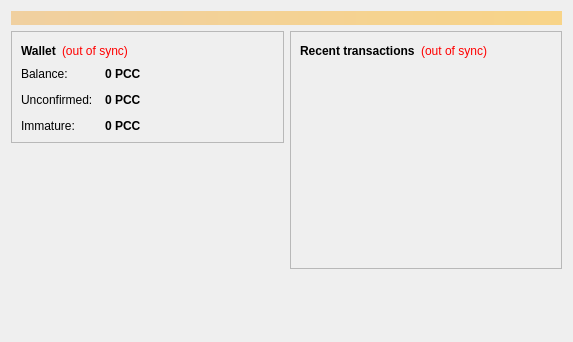
<?xml version="1.0" encoding="UTF-8"?>
<ui version="4.0">
 <class>OverviewPage</class>
 <widget class="QWidget" name="OverviewPage">
  <property name="geometry">
   <rect>
    <x>0</x>
    <y>0</y>
    <width>573</width>
    <height>342</height>
   </rect>
  </property>
  <property name="windowTitle">
   <string>Form</string>
  </property>
  <layout class="QVBoxLayout" name="topLayout">
   <item>
    <widget class="QLabel" name="labelAlerts">
     <property name="visible">
      <bool>false</bool>
     </property>
     <property name="styleSheet">
      <string notr="true">background-color: qlineargradient(x1: 0, y1: 0, x2: 1, y2: 0, stop:0 #F0D0A0, stop:1 #F8D488); color:#000000;</string>
     </property>
     <property name="wordWrap">
      <bool>true</bool>
     </property>
     <property name="margin">
      <number>3</number>
     </property>
    </widget>
   </item>
   <item>
    <layout class="QHBoxLayout" name="horizontalLayout" stretch="1,1">
     <item>
      <layout class="QVBoxLayout" name="verticalLayout_2">
       <item>
        <widget class="QFrame" name="frame">
         <property name="frameShape">
          <enum>QFrame::StyledPanel</enum>
         </property>
         <property name="frameShadow">
          <enum>QFrame::Raised</enum>
         </property>
         <layout class="QVBoxLayout" name="verticalLayout_4">
          <item>
           <layout class="QHBoxLayout" name="horizontalLayout_4">
            <item>
             <widget class="QLabel" name="label_5">
              <property name="font">
               <font>
                <weight>75</weight>
                <bold>true</bold>
               </font>
              </property>
              <property name="text">
               <string>Wallet</string>
              </property>
             </widget>
            </item>
            <item>
             <widget class="QLabel" name="labelWalletStatus">
              <property name="toolTip">
               <string>The displayed information may be out of date. Your wallet automatically synchronizes with the Peacecoin network after a connection is established, but this process has not completed yet.</string>
              </property>
              <property name="styleSheet">
               <string notr="true">QLabel { color: red; }</string>
              </property>
              <property name="text">
               <string notr="true">(out of sync)</string>
              </property>
              <property name="alignment">
               <set>Qt::AlignLeading|Qt::AlignLeft|Qt::AlignVCenter</set>
              </property>
             </widget>
            </item>
            <item>
             <spacer name="horizontalSpacer_2">
              <property name="orientation">
               <enum>Qt::Horizontal</enum>
              </property>
              <property name="sizeHint" stdset="0">
               <size>
                <width>40</width>
                <height>20</height>
               </size>
              </property>
             </spacer>
            </item>
           </layout>
          </item>
          <item>
           <layout class="QFormLayout" name="formLayout_2">
            <property name="fieldGrowthPolicy">
             <enum>QFormLayout::AllNonFixedFieldsGrow</enum>
            </property>
            <property name="horizontalSpacing">
             <number>12</number>
            </property>
            <property name="verticalSpacing">
             <number>12</number>
            </property>
            <item row="0" column="0">
             <widget class="QLabel" name="label">
              <property name="text">
               <string>Balance:</string>
              </property>
             </widget>
            </item>
            <item row="0" column="1">
             <widget class="QLabel" name="labelBalance">
              <property name="font">
               <font>
                <weight>75</weight>
                <bold>true</bold>
               </font>
              </property>
              <property name="cursor">
               <cursorShape>IBeamCursor</cursorShape>
              </property>
              <property name="toolTip">
               <string>Your current balance</string>
              </property>
              <property name="text">
               <string notr="true">0 PCC</string>
              </property>
              <property name="textInteractionFlags">
               <set>Qt::LinksAccessibleByMouse|Qt::TextSelectableByKeyboard|Qt::TextSelectableByMouse</set>
              </property>
             </widget>
            </item>
            <item row="1" column="0">
             <widget class="QLabel" name="label_3">
              <property name="text">
               <string>Unconfirmed:</string>
              </property>
             </widget>
            </item>
            <item row="1" column="1">
             <widget class="QLabel" name="labelUnconfirmed">
              <property name="font">
               <font>
                <weight>75</weight>
                <bold>true</bold>
               </font>
              </property>
              <property name="cursor">
               <cursorShape>IBeamCursor</cursorShape>
              </property>
              <property name="toolTip">
               <string>Total of transactions that have yet to be confirmed, and do not yet count toward the current balance</string>
              </property>
              <property name="text">
               <string notr="true">0 PCC</string>
              </property>
              <property name="textInteractionFlags">
               <set>Qt::LinksAccessibleByMouse|Qt::TextSelectableByKeyboard|Qt::TextSelectableByMouse</set>
              </property>
             </widget>
            </item>
            <item row="2" column="0">
             <widget class="QLabel" name="labelImmatureText">
              <property name="text">
               <string>Immature:</string>
              </property>
             </widget>
            </item>
            <item row="2" column="1">
             <widget class="QLabel" name="labelImmature">
              <property name="font">
               <font>
                <weight>75</weight>
                <bold>true</bold>
               </font>
              </property>
              <property name="toolTip">
               <string>Mined balance that has not yet matured</string>
              </property>
              <property name="text">
               <string notr="true">0 PCC</string>
              </property>
              <property name="textInteractionFlags">
               <set>Qt::LinksAccessibleByMouse|Qt::TextSelectableByKeyboard|Qt::TextSelectableByMouse</set>
              </property>
             </widget>
            </item>
           </layout>
          </item>
         </layout>
        </widget>
       </item>
       <item>
        <spacer name="verticalSpacer">
         <property name="orientation">
          <enum>Qt::Vertical</enum>
         </property>
         <property name="sizeHint" stdset="0">
          <size>
           <width>20</width>
           <height>40</height>
          </size>
         </property>
        </spacer>
       </item>
      </layout>
     </item>
     <item>
      <layout class="QVBoxLayout" name="verticalLayout_3">
       <item>
        <widget class="QFrame" name="frame_2">
         <property name="frameShape">
          <enum>QFrame::StyledPanel</enum>
         </property>
         <property name="frameShadow">
          <enum>QFrame::Raised</enum>
         </property>
         <layout class="QVBoxLayout" name="verticalLayout">
          <item>
           <layout class="QHBoxLayout" name="horizontalLayout_2">
            <item>
             <widget class="QLabel" name="label_4">
              <property name="text">
               <string>&lt;b&gt;Recent transactions&lt;/b&gt;</string>
              </property>
             </widget>
            </item>
            <item>
             <widget class="QLabel" name="labelTransactionsStatus">
              <property name="toolTip">
               <string>The displayed information may be out of date. Your wallet automatically synchronizes with the Peacecoin network after a connection is established, but this process has not completed yet.</string>
              </property>
              <property name="styleSheet">
               <string notr="true">QLabel { color: red; }</string>
              </property>
              <property name="text">
               <string notr="true">(out of sync)</string>
              </property>
              <property name="alignment">
               <set>Qt::AlignRight|Qt::AlignTrailing|Qt::AlignVCenter</set>
              </property>
             </widget>
            </item>
            <item>
             <spacer name="horizontalSpacer">
              <property name="orientation">
               <enum>Qt::Horizontal</enum>
              </property>
              <property name="sizeHint" stdset="0">
               <size>
                <width>40</width>
                <height>20</height>
               </size>
              </property>
             </spacer>
            </item>
           </layout>
          </item>
          <item>
           <widget class="QListView" name="listTransactions">
            <property name="styleSheet">
             <string notr="true">QListView { background: transparent; }</string>
            </property>
            <property name="frameShape">
             <enum>QFrame::NoFrame</enum>
            </property>
            <property name="verticalScrollBarPolicy">
             <enum>Qt::ScrollBarAlwaysOff</enum>
            </property>
            <property name="horizontalScrollBarPolicy">
             <enum>Qt::ScrollBarAlwaysOff</enum>
            </property>
            <property name="selectionMode">
             <enum>QAbstractItemView::NoSelection</enum>
            </property>
           </widget>
          </item>
         </layout>
        </widget>
       </item>
       <item>
        <spacer name="verticalSpacer_2">
         <property name="orientation">
          <enum>Qt::Vertical</enum>
         </property>
         <property name="sizeHint" stdset="0">
          <size>
           <width>20</width>
           <height>40</height>
          </size>
         </property>
        </spacer>
       </item>
      </layout>
     </item>
    </layout>
   </item>
  </layout>
 </widget>
 <resources/>
 <connections/>
</ui>
